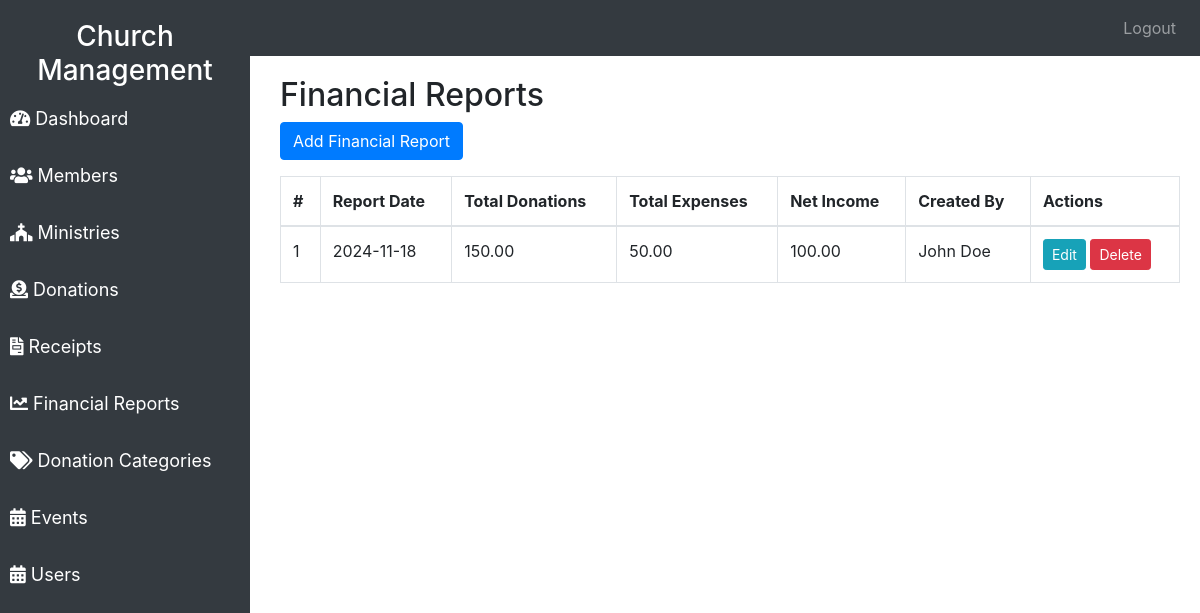
The page /financial_reports.php on the database its author committed.
### tables this page shows
CREATE TABLE `FinancialReports` (
  `ReportID` int(11) NOT NULL,
  `ReportDate` date DEFAULT curdate(),
  `TotalDonations` decimal(10,2) NOT NULL,
  `TotalExpenses` decimal(10,2) NOT NULL,
  `NetIncome` decimal(10,2) GENERATED ALWAYS AS (`TotalDonations` - `TotalExpenses`) STORED,
  `CreatedBy` int(11) DEFAULT NULL
);

CREATE TABLE `Members` (
  `MemberID` int(11) NOT NULL,
  `FirstName` varchar(50) NOT NULL,
  `LastName` varchar(50) NOT NULL,
  `Email` varchar(100) NOT NULL,
  `Phone` varchar(15) DEFAULT NULL,
  `JoinDate` date DEFAULT curdate()
);

### financial_reports.php (the view, shortened to what this page needs)
<?php
include('db_connection.php');
$query = "SELECT FinancialReports.ReportID, FinancialReports.ReportDate, FinancialReports.TotalDonations,
          FinancialReports.TotalExpenses, FinancialReports.NetIncome, Members.FirstName, Members.LastName
          FROM FinancialReports
          INNER JOIN Members ON FinancialReports.CreatedBy = Members.MemberID";
$result = mysqli_query($conn, $query);
?>
<!DOCTYPE html>
<html lang="en">
<head>
    <link href="https://stackpath.bootstrapcdn.com/bootstrap/4.5.0/css/bootstrap.min.css" rel="stylesheet">
    <link href="https://cdnjs.cloudflare.com/ajax/libs/font-awesome/5.15.3/css/all.min.css" rel="stylesheet">
</head>
<body>
<nav class="navbar navbar-expand-lg navbar-dark bg-dark">
        <a class="navbar-brand" href="#">Church Management</a>
        <div class="collapse navbar-collapse" id="navbarNav">
            <ul class="navbar-nav ml-auto">
                <li class="nav-item">
                    <a class="nav-link" href="logout.php">Logout</a>
                </li>
            </ul>
        </div>
    </nav>
    <div class="sidebar">
        <h3 class="text-center text-white">Church Management</h3>
        <a href="dashboard.php"><i class="fas fa-tachometer-alt"></i> Dashboard</a>
        <a href="index.php"><i class="fas fa-users"></i> Members</a>
        <a href="ministries.php"><i class="fas fa-church"></i> Ministries</a>
        <a href="donations.php"><i class="fas fa-donate"></i> Donations</a>
        <a href="receipts.php"><i class="fas fa-file-invoice"></i> Receipts</a>
        <a href="financial_reports.php" class="active"><i class="fas fa-chart-line"></i> Financial Reports</a>
        <a href="donation_categories.php"><i class="fas fa-tags"></i> Donation Categories</a>
        <a href="events.php"><i class="fas fa-calendar-alt"></i> Events</a>
        <a href="users.php"><i class="fas fa-calendar-alt"></i> Users</a>
    </div>
    <div class="content">
        <h2>Financial Reports</h2>
        <button class="btn btn-primary mb-3" data-toggle="modal" data-target="#addReportModal">Add Financial Report</button>
        <table class="table table-bordered">
            <thead>
                <tr>
                    <th>#</th>
                    <th>Report Date</th>
                    <th>Total Donations</th>
                    <th>Total Expenses</th>
                    <th>Net Income</th>
                    <th>Created By</th>
                    <th>Actions</th>
                </tr>
            </thead>
            <tbody>
                <?php while ($row = mysqli_fetch_assoc($result)): ?>
                <tr>
                    <td><?php echo $row['ReportID']; ?></td>
                    <td><?php echo $row['ReportDate']; ?></td>
                    <td><?php echo number_format($row['TotalDonations'], 2); ?></td>
                    <td><?php echo number_format($row['TotalExpenses'], 2); ?></td>
                    <td><?php echo number_format($row['NetIncome'], 2); ?></td>
                    <td><?php echo $row['FirstName'] . ' ' . $row['LastName']; ?></td>
                    <td>
                        <button class="btn btn-info btn-sm" data-toggle="modal" data-target="#editReportModal"
                                data-id="<?php echo $row['ReportID']; ?>"
                                data-report-date="<?php echo $row['ReportDate']; ?>"
                                data-total-donations="<?php echo $row['TotalDonations']; ?>"
                                data-total-expenses="<?php echo $row['TotalExpenses']; ?>"
                                data-net-income="<?php echo $row['NetIncome']; ?>"
                                data-created-by="<?php echo $row['CreatedBy']; ?>">Edit</button>
                        <a href="financial_reports/delete_report.php?id=<?php echo $row['ReportID']; ?>" class="btn btn-danger btn-sm">Delete</a>
                    </td>
                </tr>
                <?php endwhile; ?>
            </tbody>
        </table>
    </div>
</body>
</html>

### financial_reports.php (style rules this page uses)
.sidebar { height: 100vh; position: fixed; top: 0; left: 0; width: 250px; background-color: #343a40; color: white; padding-top: 20px; }
.sidebar a { color: white; text-decoration: none; padding: 10px; display: block; margin-bottom: 10px; font-size: 18px; }
.content { margin-left: 260px; padding: 20px; }

### rows shown on the page
financialreports: ReportID "1", ReportDate "2024-11-18", TotalDonations "150.00", TotalExpenses "50.00", NetIncome "100.00", CreatedBy.FirstName "John", CreatedBy.LastName "Doe"
